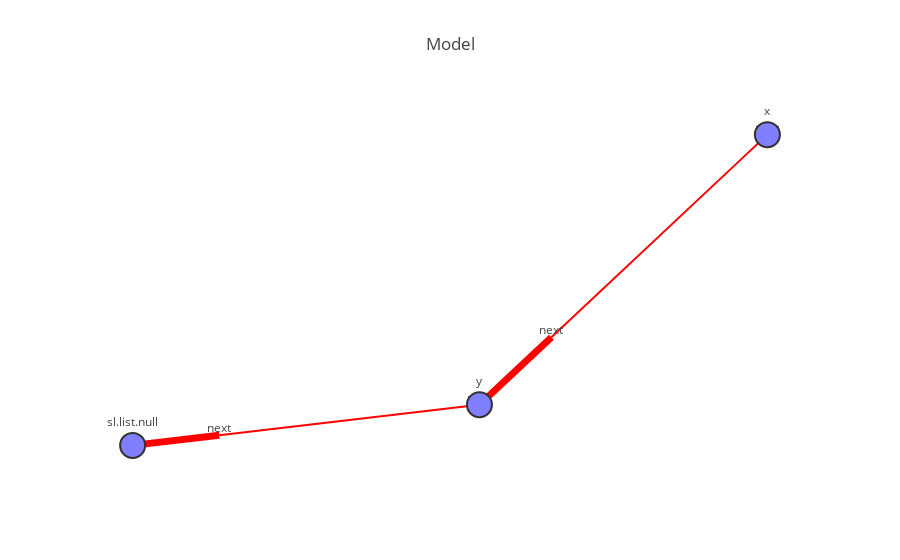

The cell this chart's notebook holds for it:
### Markdown cell above
Observe that `x` and `y` are interpreted as different locations, since they are both allocated and separated by a separating conjunction. We can use the API to visualize the model:

### Code cell
iplot(m)

### Figure 1 — Plotly figure (JSON) as saved in the notebook; plotly's stock layout.template omitted (floating-point values rounded to 4 significant figures)
{"data": [{"hoverinfo": "none", "line": {"color": "red", "width": 2}, "mode": "lines+text", "text": "next", "textposition": "top", "type": "scatter", "x": [0.06, -0.735, null, 0.94, 0.28, null], "y": [-0.03785, -0.05294, null, 0.09583, -0.004434, null]}, {"hoverinfo": "none", "line": {"color": "red", "width": 7}, "mode": "lines", "type": "scatter", "x": [-0.735, -1, null, 0.28, 0.06, null], "y": [-0.05294, -0.05797, null, -0.004434, -0.03785, null]}, {"hoverinfo": "text", "marker": {"color": "rgb(127,127,255)", "line": {"color": "rgb(50,50,50)", "width": 2}, "size": 25, "symbol": "dot"}, "mode": "markers+text", "text": ["y", "x", "sl.list.null"], "textposition": "top", "type": "scatter", "x": [0.06, 0.94, -1], "y": [-0.03785, 0.09583, -0.05797]}], "layout": {"font": {"size": 12}, "hovermode": "closest", "showlegend": false, "title": "Model", "xaxis": {"showgrid": false, "showticklabels": false, "zeroline": false}, "yaxis": {"showgrid": false, "showticklabels": false, "zeroline": false}}}
